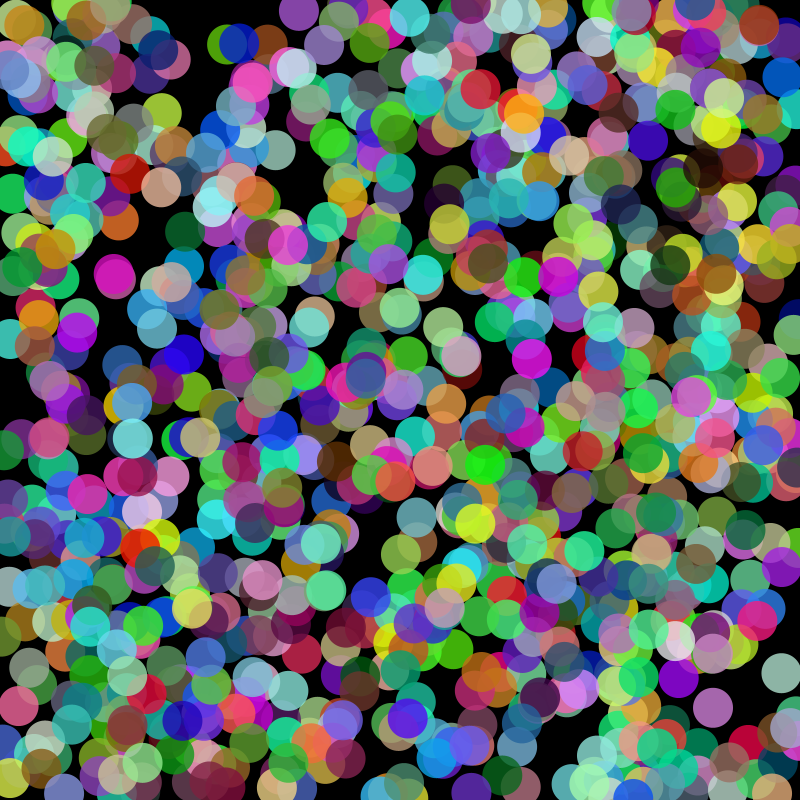
Frame 1 (no input)
Frame 60 (the mouse pressed at the canvas centre just before this capture): identical to frame 1, image omitted
Frame 120 (the mouse held since frame 60 and released just before this capture): identical to frame 1, image omitted

The Processing sketch that drew this single still picture (run headless with seeded random() and noise(); from frame 60 on, the mouse is pressed at the canvas centre):

// Processing sketch: Randomness1
// ── Randomness1.pde
/*
Matt Melachrinos | mattmelachrinos.com
 
Randomness Lecture
Creative Programming 1 with Jeff Thompson
*/

void setup() {
  size(800, 800);
  cursor(CROSS);        // turn off normal cursor
  background(0);
  
  //drawing a bunch of dots
  fill(255);
  noStroke();
  for(int i = 0; i <1000;i++){
   float r = random(0,255);         
   float g = random(0,255); 
   float b = random(0,255);
   float x = random(0,width);         //gives random number from 0 to width - 1
   float y = random(0,height);
   fill(r,g,b,200);
   ellipse(x,y,40,40);
  }
}

void draw(){

}

void mousePressed() {
  background(0);
  fill(255);
  noStroke();
  for(int i = 0; i <1000;i++){
   float r = random(0,255);         
   float g = random(0,255); 
   float b = random(0,255);
   float x = random(0,width);         //gives random number from 0 to width - 1
   float y = random(0,height);
   fill(r,g,b,200);
   ellipse(x,y,40,40);
  }
}
